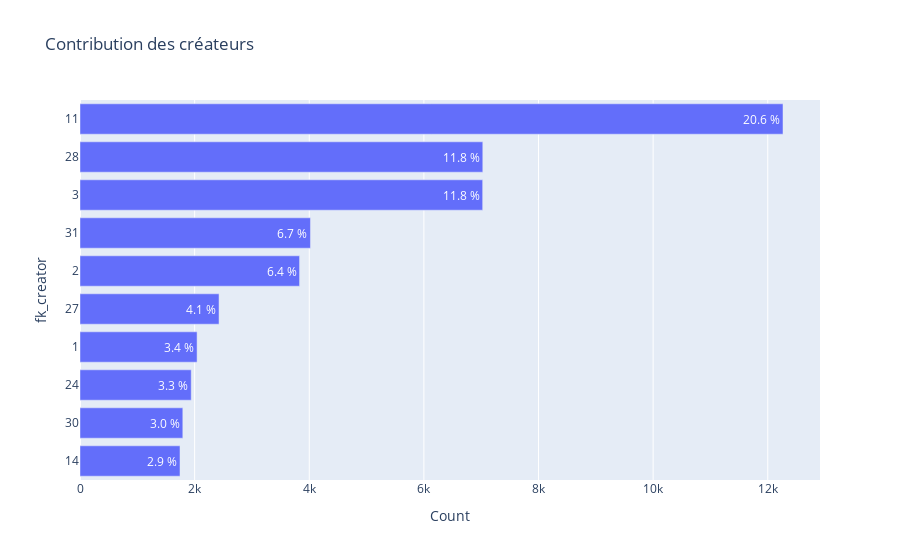

Notebook source saved alongside this figure:
### Markdown cell above
# Contribution des créateurs

### Code cell
tk.histogram(actor, 'fk_creator', 'Contribution des créateurs', max_number=10)

### Figure 1 — Plotly figure (JSON) as saved in the notebook; plotly's stock layout.template omitted (floating-point values rounded to 4 significant figures)
{"data": [{"alignmentgroup": "True", "hovertemplate": "Count=%{x}<br>fk_creator=%{y}<br>Percent=%{text}<extra></extra>", "legendgroup": "", "marker": {"color": "#636efa", "pattern": {"shape": ""}}, "name": "", "offsetgroup": "", "orientation": "h", "showlegend": false, "text": ["2.9 %", "3.0 %", "3.3 %", "3.4 %", "4.1 %", "6.4 %", "6.7 %", "11.8 %", "11.8 %", "20.6 %"], "textposition": "auto", "type": "bar", "x": [1745, 1794, 1941, 2043, 2426, 3831, 4021, 7026, 7028, 12266], "xaxis": "x", "y": ["14", "30", "24", "1", "27", "2", "31", "3", "28", "11"], "yaxis": "y"}], "layout": {"barmode": "relative", "legend": {"tracegroupgap": 0}, "title": {"text": "Contribution des créateurs"}, "xaxis": {"anchor": "y", "domain": [0, 1], "title": {"text": "Count"}}, "yaxis": {"anchor": "x", "domain": [0, 1], "title": {"text": "fk_creator"}}}}
